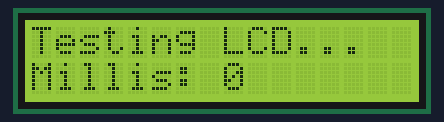
A sketch run on a simulated ESP32. On the bench: 16×2 character LCD. What the sketch prints to the serial monitor is not drawn.

Above: at 0.1 s.
At 5.0 s:
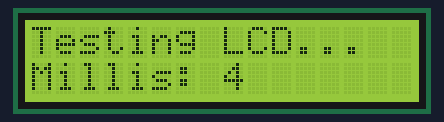
At 10.0 s:
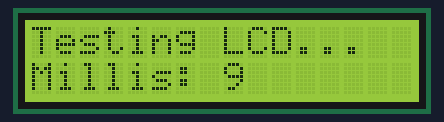
At 19.8 s:
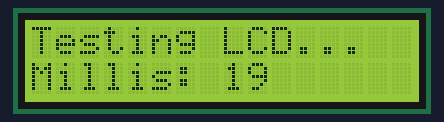
At 29.6 s:
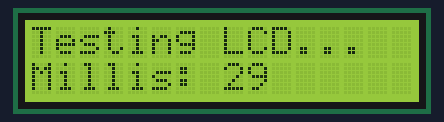
At 39.27 s:
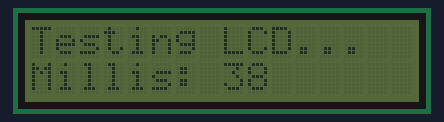

Measured:
- what the display in image 1 shows lasts 1.0 s, from 5.0 s to 6.0 s

The sketch:

lcd_test.ino
```cpp
/*
 * ============================================================
 * LCD TEST V2 - Active Refresh
 * ============================================================
 */

#include <Wire.h>
#include <LiquidCrystal_I2C.h>

// If your Serial Monitor found a different address (e.g., 0x3F), change it here:
LiquidCrystal_I2C lcd(0x27, 16, 2);

void setup() {
  Serial.begin(115200);
  Wire.begin(21, 22);

  Serial.println("\n--- LCD Debugging Session V2 ---");
  lcd.init();
  lcd.backlight();
}

void loop() {
  // Test Backlight
  lcd.backlight();

  // Clear and Write Text every loop
  lcd.clear();
  lcd.setCursor(0, 0);
  lcd.print("Testing LCD...");
  lcd.setCursor(0, 1);
  lcd.print("Millis: ");
  lcd.print(millis() / 1000);

  Serial.println("Writing to LCD...");

  delay(1000);

  // Optional: flash backlight to show loop is running
  lcd.noBacklight();
  delay(200);
}
```
